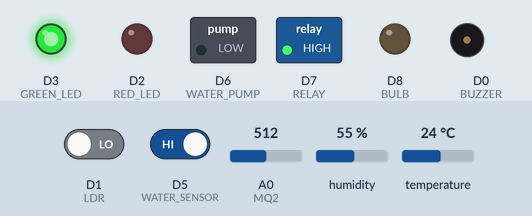
Recording of a sketch running on a simulated ESP8266 (NodeMCU). Parts: switched loads named in the sketch (green lamp = pin HIGH), output pins drawn as LEDs (lit = HIGH), buzzer (waves = sounding, pin HIGH). The test bench sets the inputs (shaded band); at power-on: D1 (LDR) LOW, D5 (WATER_SENSOR) HIGH, temperature 24 °C, A0 (MQ2) = 512, humidity 55 %. WiFi joins after 1.5 s; servers stay silent unless stated; what the sketch prints to the serial monitor is not drawn.

Above: at 2.7 s.
2.8 s: D1 (LDR) driven HIGH
At 4.7 s:
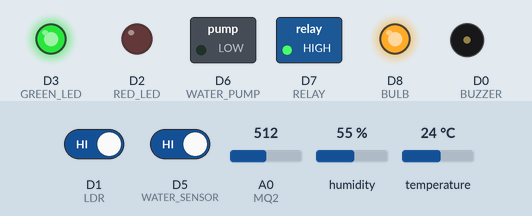
5.8 s: D5 (WATER_SENSOR) driven LOW
At 7.1 s:
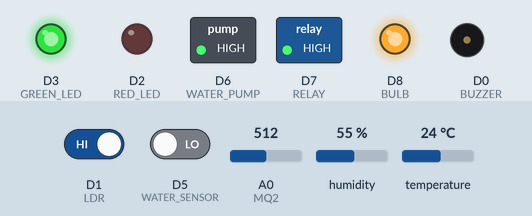
8.8 s: temperature set to 37 °C
11.9 s: temperature set to 40 °C
At 14.2 s:
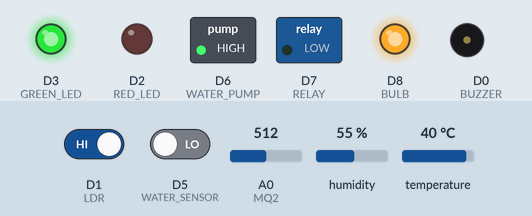
14.9 s: A0 (MQ2) set to 784
17.9 s: A0 (MQ2) set to 819
At 20.2 s:
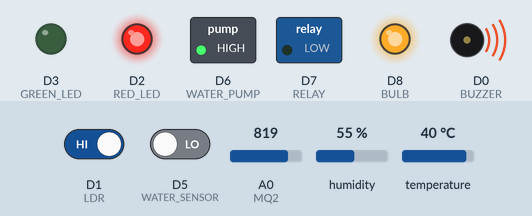
Timing chart, 0 to 21.7 s (numbered marks = the images above; inputs shaded):
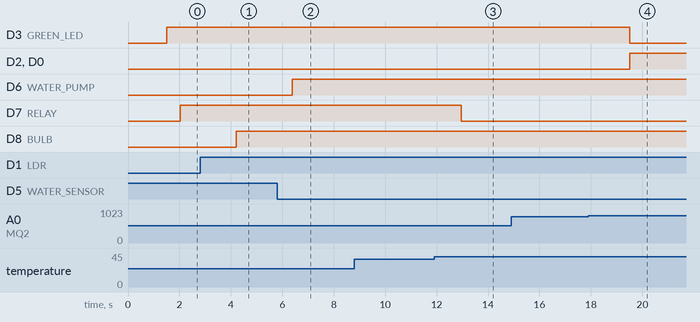

Measured:
- the behaviour switches between 38 and 39 °C on temperature (found by bisection; images 2 and 3)
- the behaviour switches between 800 and 801 on A0 (MQ2) (found by bisection; images 3 and 4)
- after the input at 2.8 s, D8 (BULB): LOW → HIGH after 1.4 s
- after the input at 5.8 s, D6 (WATER_PUMP): LOW → HIGH after 0.60 s
- after the input at 8.8 s, every drawn part: stays the same
- after the input at 11.9 s, D7 (RELAY): HIGH → LOW after 1.1 s
- after the input at 14.9 s, every drawn part: stays the same
- after the input at 17.9 s, D3 (GREEN_LED): HIGH → LOW after 1.6 s; D2 (RED_LED), D0 (BUZZER): LOW → HIGH after 1.6 s

The sketch:

FINAL_AUTOMAED_POULTRY.ino
```cpp
#include <ESP8266WiFi.h>
#include <Firebase_ESP_Client.h>
#include <DHT.h>

// ---------------- WIFI ----------------
#define WIFI_SSID "Int"
#define WIFI_PASSWORD "00000002"

// ---------------- FIREBASE ----------------
// ⚠️ REPLACE WITH YOUR ACTUAL VALUES
#define API_KEY "AIzaSyBfJQvOf2PZlcyBoBjF6D20jzgDrqBigjA"
#define DATABASE_URL "automated-poultry-farming-stm-default-rtdb.asia-southeast1.firebasedatabase.app"

// Firebase Objects
FirebaseData fbdo;
FirebaseAuth auth;
FirebaseConfig config;

// ---------------- DHT ----------------
#define DHTPIN D4
#define DHTTYPE DHT11
DHT dht(DHTPIN, DHTTYPE);

// ---------------- PIN SETUP ----------------
#define RELAY D7      // Cooling fan/heater relay
#define LDR D1        // Light sensor
#define RED_LED D2    // Alarm LED
#define GREEN_LED D3  // Normal operation LED
#define BUZZER D0     // Alarm buzzer
#define MQ2 A0        // Gas sensor
#define BULB D8       // Lighting bulb
#define WATER_SENSOR D5
#define WATER_PUMP D6

// ---------------- VARIABLES ----------------
float temp;
int ldrValue;
int gasValue;
int waterValue;
bool wifiConnected = false;
bool firebaseConnected = false;
unsigned long lastSensorRead = 0;
const unsigned long SENSOR_INTERVAL = 2000;

void setup() {
  Serial.begin(115200);
  Serial.println("\n=== POULTRY MONITORING SYSTEM ===");

  // Pin initialization
  pinMode(RELAY, OUTPUT);
  pinMode(LDR, INPUT);
  pinMode(RED_LED, OUTPUT);
  pinMode(GREEN_LED, OUTPUT);
  pinMode(BUZZER, OUTPUT);
  pinMode(BULB, OUTPUT);
  pinMode(WATER_SENSOR, INPUT);
  pinMode(WATER_PUMP, OUTPUT);

  // Set initial states
  digitalWrite(RELAY, LOW);
  digitalWrite(RED_LED, LOW);
  digitalWrite(GREEN_LED, LOW);
  digitalWrite(BUZZER, LOW);
  digitalWrite(BULB, LOW);
  digitalWrite(WATER_PUMP, LOW);

  dht.begin();

  // WiFi connection with timeout
  connectToWiFi();

  // Firebase connection
  connectToFirebase();

  Serial.println("System initialized successfully!");
  digitalWrite(GREEN_LED, HIGH);  // Show system ready
}

void loop() {
  // Check connections periodically
  static unsigned long lastConnectionCheck = 0;
  if (millis() - lastConnectionCheck > 30000) {  // Every 30 seconds
    checkConnections();
    lastConnectionCheck = millis();
  }

  // Read sensors at regular intervals
  if (millis() - lastSensorRead >= SENSOR_INTERVAL) {
    readSensors();
    controlSystem();
    updateFirebase();
    printStatus();
    lastSensorRead = millis();
  }
}

void connectToWiFi() {
  WiFi.mode(WIFI_STA);
  WiFi.begin(WIFI_SSID, WIFI_PASSWORD);
  Serial.print("Connecting to WiFi");

  int attempts = 0;
  while (WiFi.status() != WL_CONNECTED && attempts < 20) {
    delay(500);
    Serial.print(".");
    attempts++;
  }

  if (WiFi.status() == WL_CONNECTED) {
    wifiConnected = true;
    Serial.println("\n✅ WiFi Connected!");
    Serial.print("IP: ");
    Serial.println(WiFi.localIP());
  } else {
    wifiConnected = false;
    Serial.println("\n❌ WiFi Connection Failed!");
  }
}

void connectToFirebase() {
  config.api_key = API_KEY;
  config.database_url = DATABASE_URL;
  config.token_status_callback = tokenStatusCallback;

  config.signer.test_mode = true;
  config.timeout.serverResponse = 2000;

  Firebase.begin(&config, &auth);
  Firebase.reconnectWiFi(true);

  // Wait for Firebase to connect
  Serial.print("Connecting to Firebase");
  int attempts = 0;
  while (!Firebase.ready() && attempts < 10) {
    delay(500);
    Serial.print(".");
    attempts++;
  }

  if (Firebase.ready()) {
    firebaseConnected = true;
    Serial.println("\n✅ Firebase Connected!");
  } else {
    firebaseConnected = false;
    Serial.println("\n❌ Firebase Connection Failed!");
  }
}

void tokenStatusCallback(TokenInfo info) {
  if (info.status == token_status_error) {
    Serial.println("Token error. Reconnecting...");
    firebaseConnected = false;
  }
}

void readSensors() {
  // Read temperature with validation
  float newTemp = dht.readTemperature();
  if (!isnan(newTemp)) {
    temp = newTemp;
  } else {
    Serial.println("Failed to read temperature!");
    temp = -1;  // Error indicator
  }

  ldrValue = digitalRead(LDR);
  gasValue = analogRead(MQ2);
  waterValue = digitalRead(WATER_SENSOR);
}

void controlSystem() {
  bool alarmActive = false;

  // -------- TEMPERATURE CONTROL --------
  if (temp > 38 && temp != -1) {
    digitalWrite(RELAY, LOW);  // Turn ON cooling
  } else {
    digitalWrite(RELAY, HIGH);  // Turn OFF
  }

  // -------- LDR CONTROL (Light automation) --------
  if (ldrValue == HIGH) {  // Dark
    digitalWrite(BULB, HIGH);
  } else {
    digitalWrite(BULB, LOW);
  }

  // -------- GAS DETECTION (Critical Alarm) --------
  if (gasValue > 800) {
    alarmActive = true;
    digitalWrite(RED_LED, HIGH);
    digitalWrite(BUZZER, HIGH);
    digitalWrite(RELAY, LOW);  // Emergency ventilation
    digitalWrite(GREEN_LED, LOW);
  }

  // -------- WATER LEVEL CONTROL --------
  if (waterValue == LOW) {  // Low water
    digitalWrite(WATER_PUMP, HIGH);
  } else {
    digitalWrite(WATER_PUMP, LOW);
  }

  // -------- NORMAL OPERATION --------
  if (!alarmActive) {
    digitalWrite(GREEN_LED, HIGH);
    digitalWrite(RED_LED, LOW);
    digitalWrite(BUZZER, LOW);
  }
}

void updateFirebase() {
  if (!firebaseConnected || !Firebase.ready()) {
    Serial.println("Firebase not ready");
    return;
  }

  FirebaseJson json;

  json.set("Temperature", temp);
  json.set("LDR", ldrValue);
  json.set("Gas", gasValue);
  json.set("Water", waterValue);
  json.set("WiFi", wifiConnected);
  json.set("Firebase", firebaseConnected);

  if (Firebase.RTDB.setJSON(&fbdo, "/Poultry", &json)) {
    Serial.println("✅ All data uploaded successfully");
  } else {
    Serial.print("❌ Firebase Error: ");
    Serial.println(fbdo.errorReason());
  }
}

void printStatus() {
  Serial.println("====== POULTRY STATUS ======");
  Serial.print("🌡️  Temperature: ");
  Serial.print(temp);
  Serial.println("°C");

  Serial.print("💡 LDR: ");
  Serial.println(ldrValue == LOW ? "DARK" : "LIGHT");

  Serial.print("☠️  Gas: ");
  Serial.println(gasValue);

  Serial.print("💧 Water: ");
  Serial.println(waterValue == LOW ? "LOW" : "OK");

  Serial.print("📶 WiFi: ");
  Serial.println(wifiConnected ? "OK" : "DISCONNECTED");
  Serial.print("🔥 Firebase: ");
  Serial.println(firebaseConnected ? "OK" : "DISCONNECTED");
  Serial.println("============================\n");
}

void checkConnections() {
  wifiConnected = WiFi.status() == WL_CONNECTED;

  if (!wifiConnected) {
    Serial.println("WiFi disconnected. Reconnecting...");
    connectToWiFi();
  }

  firebaseConnected = Firebase.ready();
}
```
